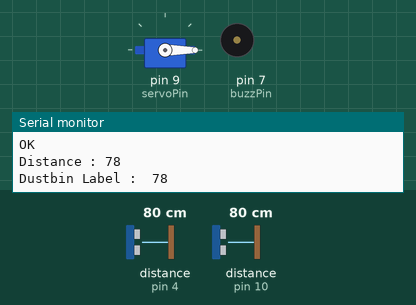
Simulated run of this sketch. Board: Arduino Uno, built with avr-gcc and run on an emulated ATmega328P. Shown: servo, buzzer (waves = sounding, pin HIGH), the last lines printed to the serial monitor. Wiring (inferred from the names in the program): 2 × ultrasonic range finder: trigger pin 5, echo pin 4 / trigger pin 6, echo pin 10. Inputs (shaded band) come from the test bench; at power-on: distance to the obstacle (sensors on pin 4, pin 10) 80 cm. The echo pulse lasts 58.3 µs per cm; the modem accepts every AT command (registered, SIM ready, sends succeed) and sends nothing else; pins used as bus, display or sensor lines are not drawn.

Above: at 4.7 s.
4.8 s: distance to the obstacle (sensor on pin 4) set to 18 cm
8.4 s: distance to the obstacle (sensor on pin 4) set to 14 cm
At 12.1 s:
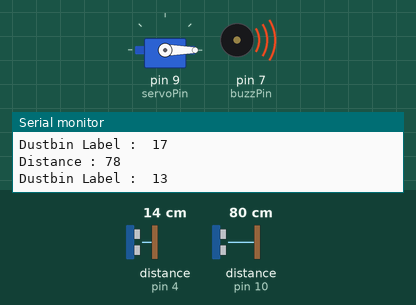
15.0 s: distance to the obstacle (sensor on pin 4) set to 35 cm
At 18.4 s:
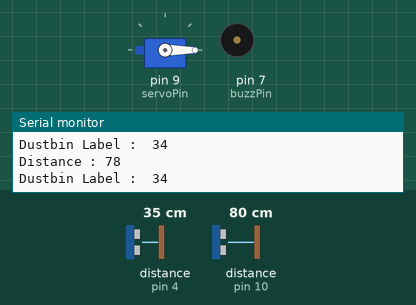
18.7 s: distance to the obstacle (sensor on pin 10) set to 54 cm
21.0 s: distance to the obstacle (sensor on pin 10) set to 47 cm
At 23.7 s:
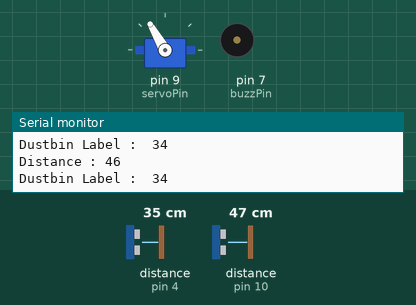
Timing chart, 0 to 24.7 s (numbered marks = the images above; inputs shaded):
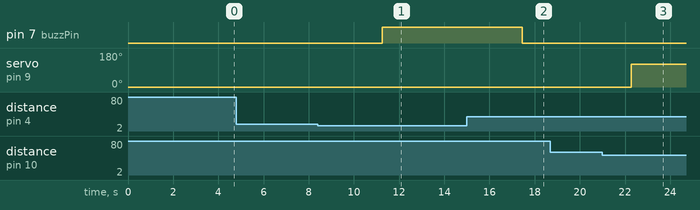

Measured:
- the behaviour switches between 17 and 16 cm on distance to the obstacle (sensor on pin 4) (found by bisection; images 0 and 1)
- the behaviour switches between 51 and 50 cm on distance to the obstacle (sensor on pin 10) (found by bisection; images 2 and 3)
- after the input at 8.4 s, pin 7 (buzzPin): LOW → HIGH after 2.9 s
- after the input at 15.0 s, pin 7 (buzzPin): HIGH → LOW after 2.4 s
- after the input at 21.0 s, servo on pin 9 (servoPin): 0° → 120° after 1.3 s

The sketch:

Smart_Dustbin_gsm_project.ino
```cpp
#include "SoftwareSerial.h"

SoftwareSerial mySerial(2, 3);

String cmd = "";

#include<Servo.h>
#define servoPin 9
int pos = 0;


Servo servoMain;

#define trigPin 6
#define echoPin 10

#define trigPin1 5
#define echoPin1 4

int buzzPin = 7;

long duration, distance,duration1, dustbinlabel;

void setup(){

  mySerial.begin(9600);

  Serial.begin(9600);
  delay(1000);
  servoMain.attach(servoPin);
  servoMain.write(pos);
  pinMode(trigPin,OUTPUT);
  pinMode(echoPin,INPUT);
  pinMode(trigPin1,OUTPUT);
  pinMode(echoPin1,INPUT);
  pinMode(buzzPin,OUTPUT);
  digitalWrite(buzzPin,LOW);


  Serial.println("Initializing...");
  delay(1000);

  mySerial.println("AT");                 // Sends an ATTENTION command, reply should be OK
  updateSerial();
  mySerial.println("AT+CMGF=1");          // Configuration for sending SMS
  updateSerial();
  mySerial.println("AT+CNMI=1,2,0,0,0");  // Configuration for receiving SMS
  updateSerial();


}


int getDistance(){

  digitalWrite(trigPin,LOW);
  delayMicroseconds(2);
  digitalWrite(trigPin,HIGH);
  delayMicroseconds(10);
  digitalWrite(trigPin,LOW);
  duration = pulseIn(echoPin,HIGH);
  distance = (duration/2) * 0.034;
//  Serial.print("Distance : ");
//  Serial.println(distance);

  return distance;


}
int getDustbinLabel(){

  digitalWrite(trigPin1,LOW);
  delayMicroseconds(2);
  digitalWrite(trigPin1,HIGH);
  delayMicroseconds(10);
  digitalWrite(trigPin1,LOW);
  duration1 = pulseIn(echoPin1,HIGH);
  dustbinlabel = (duration1/2) * 0.034;
//  Serial.print("Distance : ");
//  Serial.println(distance);

  return dustbinlabel;


}


void updateSerial()
{
  delay(500);
  while (Serial.available())
  {

    cmd+=(char)Serial.read();

    if(cmd!=""){
      cmd.trim();  // Remove added LF in transmit
      if (cmd.equals("S")) {
        sendSMS();
      } else {
        mySerial.print(cmd);
        mySerial.println("");
      }
    }
  }

  while(mySerial.available())
  {
    Serial.write(mySerial.read());//Forward what Software Serial received to Serial Port
  }
}


void sendSMS(){
  mySerial.println("AT+CMGF=1");
  delay(500);
  mySerial.println("AT+CMGS=\"+8801769117283\"\r");
  delay(500);
  mySerial.print("The Dustbin is Full");
  delay(500);
  mySerial.write(26);
}

void loop(){

   int object = getDistance();
   int dustBin = getDustbinLabel();
   updateSerial();


   Serial.print("Distance : ");
   Serial.println(object);
   Serial.print("Dustbin Label :  ");
   Serial.println(dustBin);

   if(dustBin <= 15){
    sendSMS();
    digitalWrite(buzzPin,HIGH);
    delay(1500);

   }
   else{
    digitalWrite(buzzPin,LOW);
   }

   if(object < 50){
    servoMain.write(pos+120);
//    sendSMS();
    delay(1500);

   }

   else{
    servoMain.write(pos);
    delay(300);
   }
}
```
